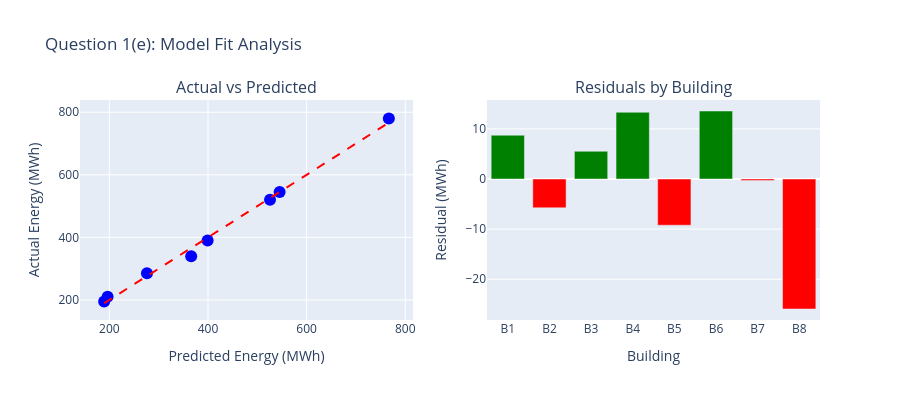

The notebook cell saved with this chart:
### Code cell
# Visualization of residuals
fig = make_subplots(rows=1, cols=2, 
                    subplot_titles=('Actual vs Predicted', 'Residuals by Building'))

# Actual vs Predicted
fig.add_trace(
    go.Scatter(x=y_pred, y=y, mode='markers', 
               marker=dict(size=12, color='blue'),
               text=[f'Building {i+1}' for i in range(len(y))],
               name='Buildings'),
    row=1, col=1
)
# Perfect prediction line
fig.add_trace(
    go.Scatter(x=[min(y_pred), max(y_pred)], y=[min(y_pred), max(y_pred)],
               mode='lines', line=dict(dash='dash', color='red'),
               name='Perfect Fit'),
    row=1, col=1
)

# Residual bar chart
colors = ['green' if r > 0 else 'red' for r in residuals]
fig.add_trace(
    go.Bar(x=[f'B{i+1}' for i in range(len(residuals))], y=residuals,
           marker_color=colors, name='Residuals'),
    row=1, col=2
)

fig.update_layout(height=400, width=900, title_text="Question 1(e): Model Fit Analysis",
                  showlegend=False)
fig.update_xaxes(title_text="Predicted Energy (MWh)", row=1, col=1)
fig.update_yaxes(title_text="Actual Energy (MWh)", row=1, col=1)
fig.update_xaxes(title_text="Building", row=1, col=2)
fig.update_yaxes(title_text="Residual (MWh)", row=1, col=2)
fig.show()

### Figure 1 — Plotly figure (JSON) as saved in the notebook; plotly's stock layout.template omitted (floating-point values rounded to 4 significant figures)
{"data": [{"marker": {"color": "blue", "size": 12}, "mode": "markers", "name": "Buildings", "text": ["Building 1", "Building 2", "Building 3", "Building 4", "Building 5", "Building 6", "Building 7", "Building 8"], "type": "scatter", "x": [276.3, 525.7, 189.5, 766.7, 399.2, 196.4, 545.3, 365.9], "xaxis": "x", "y": [285, 520, 195, 780, 390, 210, 545, 340], "yaxis": "y"}, {"line": {"color": "red", "dash": "dash"}, "mode": "lines", "name": "Perfect Fit", "type": "scatter", "x": [189.5, 766.7], "xaxis": "x", "y": [189.5, 766.7], "yaxis": "y"}, {"marker": {"color": ["green", "red", "green", "green", "red", "green", "red", "red"]}, "name": "Residuals", "type": "bar", "x": ["B1", "B2", "B3", "B4", "B5", "B6", "B7", "B8"], "xaxis": "x2", "y": [8.744, -5.745, 5.541, 13.32, -9.216, 13.57, -0.2878, -25.93], "yaxis": "y2"}], "layout": {"annotations": [{"font": {"size": 16}, "showarrow": false, "text": "Actual vs Predicted", "x": 0.225, "xanchor": "center", "xref": "paper", "y": 1, "yanchor": "bottom", "yref": "paper"}, {"font": {"size": 16}, "showarrow": false, "text": "Residuals by Building", "x": 0.775, "xanchor": "center", "xref": "paper", "y": 1, "yanchor": "bottom", "yref": "paper"}], "height": 400, "showlegend": false, "title": {"text": "Question 1(e): Model Fit Analysis"}, "width": 900, "xaxis": {"anchor": "y", "domain": [0, 0.45], "title": {"text": "Predicted Energy (MWh)"}}, "xaxis2": {"anchor": "y2", "domain": [0.55, 1], "title": {"text": "Building"}}, "yaxis": {"anchor": "x", "domain": [0, 1], "title": {"text": "Actual Energy (MWh)"}}, "yaxis2": {"anchor": "x2", "domain": [0, 1], "title": {"text": "Residual (MWh)"}}}}
